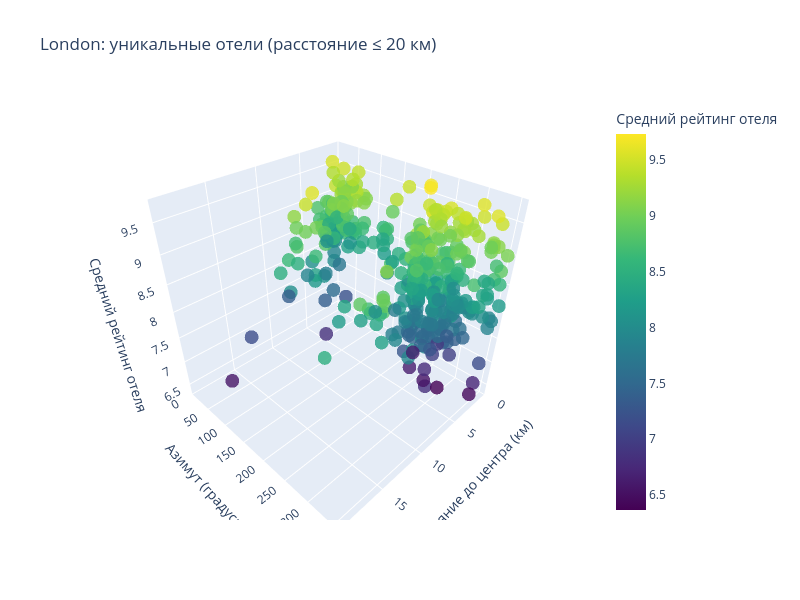
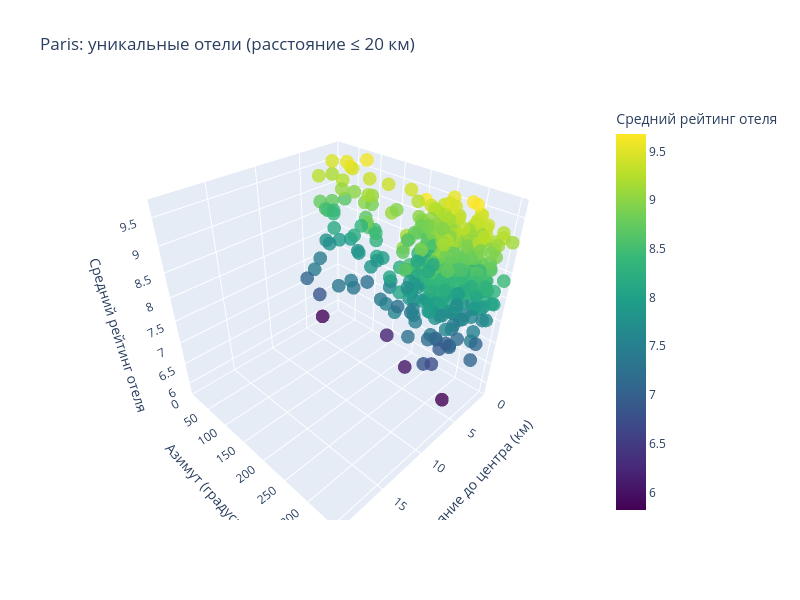
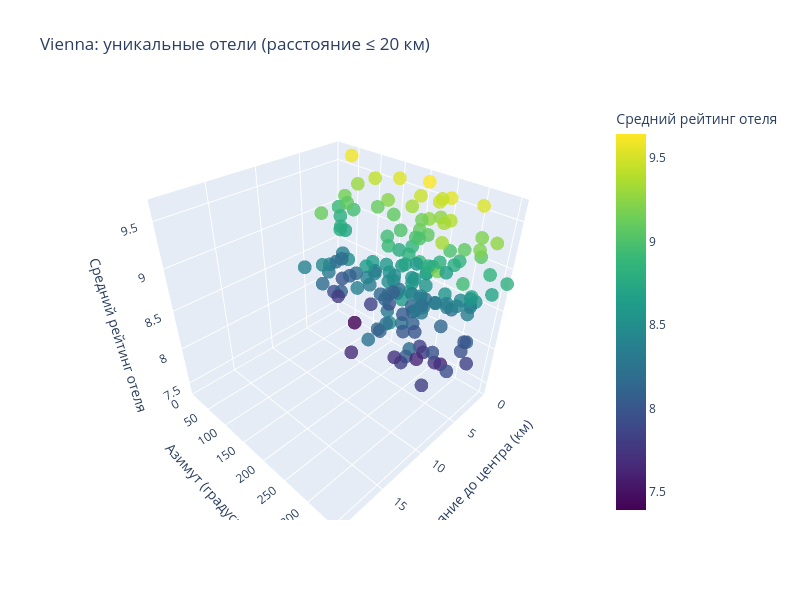
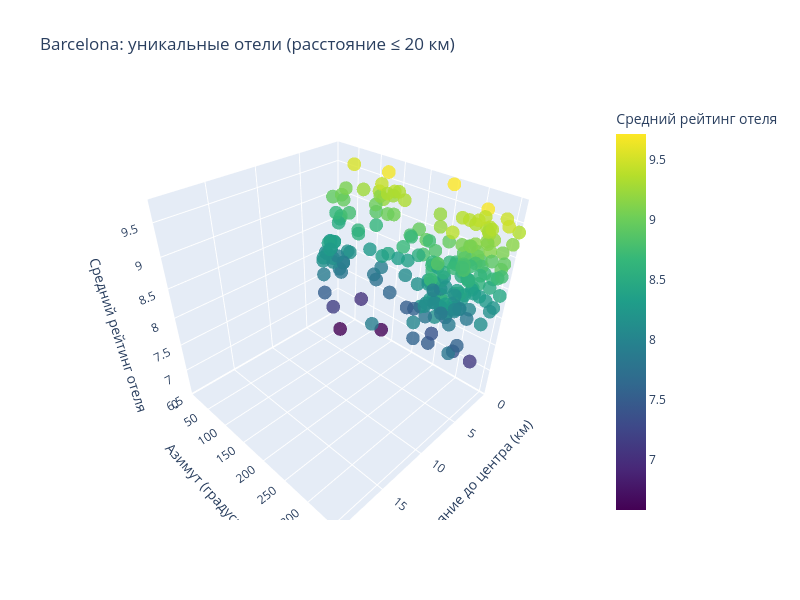

Notebook code cell kept with these figures, in order:
### Markdown cell above
**Теперь визуализируем на 3д диаграмме средний рейтинг отеля, и его положение относительно центра города**

### Code cell
import numpy as np

# 1. Агрегация по отелю
hotel_agg = hotels_df.groupby(['hotel_name', 'city']).agg({
    'lat': 'first',
    'lng': 'first',
    'distance_to_center_km': 'first',
    'azimuth_from_center': 'first',
    'reviewer_score': 'mean'
}).reset_index()

# 2. Округление азимута до 0.5°
hotel_agg['azimuth_from_center'] = (hotel_agg['azimuth_from_center'] * 2).round() / 2

# 3. Фильтрация по расстоянию
max_distance = 20
df_plot = hotel_agg[hotel_agg['distance_to_center_km'] <= max_distance].copy()

# 4. Визуализация по городам
cities = df_plot['city'].unique()

for city in cities:
    city_data = df_plot[df_plot['city'] == city]
    if city_data.empty:
        continue
        
    fig = px.scatter_3d(
        city_data,
        x='distance_to_center_km',
        y='azimuth_from_center',
        z='reviewer_score',
        color='reviewer_score',
        color_continuous_scale='Viridis',
        title=f'{city}: уникальные отели (расстояние ≤ {max_distance} км)',
        labels={
            'distance_to_center_km': 'Расстояние до центра (км)',
            'azimuth_from_center': 'Азимут (градусы)',
            'reviewer_score': 'Средний рейтинг отеля'
        },
        opacity=0.8,
        width=800,
        height=600
    )
    
    fig.update_layout(
        scene=dict(
            xaxis=dict(range=[0, max_distance]),
            yaxis=dict(range=[0, 360])
        )
    )
    
    fig.show()

### Figure 1 — Plotly figure (JSON) as saved in the notebook; plotly's stock layout.template omitted (floating-point values rounded to 4 significant figures; data arrays with more than 128 entries replaced by an {"elided": "..."} marker saying what was removed)
{"data": [{"hovertemplate": "Расстояние до центра (км)=%{x}<br>Азимут (градусы)=%{y}<br>Средний рейтинг отеля=%{marker.color}<extra></extra>", "legendgroup": "", "marker": {"color": {"elided": "400 float values"}, "coloraxis": "coloraxis", "opacity": 0.8, "symbol": "circle"}, "mode": "markers", "name": "", "scene": "scene", "showlegend": false, "type": "scatter3d", "x": {"elided": "400 float values"}, "y": {"elided": "400 float values"}, "z": {"elided": "400 float values"}}], "layout": {"coloraxis": {"colorbar": {"title": {"text": "Средний рейтинг отеля"}}, "colorscale": [[0, "#440154"], [0.1111, "#482878"], [0.2222, "#3e4989"], [0.3333, "#31688e"], [0.4444, "#26828e"], [0.5556, "#1f9e89"], [0.6667, "#35b779"], [0.7778, "#6ece58"], [0.8889, "#b5de2b"], [1, "#fde725"]]}, "height": 600, "legend": {"tracegroupgap": 0}, "scene": {"domain": {"x": [0, 1], "y": [0, 1]}, "xaxis": {"range": [0, 20], "title": {"text": "Расстояние до центра (км)"}}, "yaxis": {"range": [0, 360], "title": {"text": "Азимут (градусы)"}}, "zaxis": {"title": {"text": "Средний рейтинг отеля"}}}, "title": {"text": "London: уникальные отели (расстояние ≤ 20 км)"}, "width": 800}}

### Figure 2 — Plotly figure (JSON) as saved in the notebook; plotly's stock layout.template omitted (floating-point values rounded to 4 significant figures; data arrays with more than 128 entries replaced by an {"elided": "..."} marker saying what was removed)
{"data": [{"hovertemplate": "Расстояние до центра (км)=%{x}<br>Азимут (градусы)=%{y}<br>Средний рейтинг отеля=%{marker.color}<extra></extra>", "legendgroup": "", "marker": {"color": {"elided": "458 float values"}, "coloraxis": "coloraxis", "opacity": 0.8, "symbol": "circle"}, "mode": "markers", "name": "", "scene": "scene", "showlegend": false, "type": "scatter3d", "x": {"elided": "458 float values"}, "y": {"elided": "458 float values"}, "z": {"elided": "458 float values"}}], "layout": {"coloraxis": {"colorbar": {"title": {"text": "Средний рейтинг отеля"}}, "colorscale": [[0, "#440154"], [0.1111, "#482878"], [0.2222, "#3e4989"], [0.3333, "#31688e"], [0.4444, "#26828e"], [0.5556, "#1f9e89"], [0.6667, "#35b779"], [0.7778, "#6ece58"], [0.8889, "#b5de2b"], [1, "#fde725"]]}, "height": 600, "legend": {"tracegroupgap": 0}, "scene": {"domain": {"x": [0, 1], "y": [0, 1]}, "xaxis": {"range": [0, 20], "title": {"text": "Расстояние до центра (км)"}}, "yaxis": {"range": [0, 360], "title": {"text": "Азимут (градусы)"}}, "zaxis": {"title": {"text": "Средний рейтинг отеля"}}}, "title": {"text": "Paris: уникальные отели (расстояние ≤ 20 км)"}, "width": 800}}

### Figure 3 — Plotly figure (JSON) as saved in the notebook; plotly's stock layout.template omitted (floating-point values rounded to 4 significant figures; data arrays with more than 128 entries replaced by an {"elided": "..."} marker saying what was removed)
{"data": [{"hovertemplate": "Расстояние до центра (км)=%{x}<br>Азимут (градусы)=%{y}<br>Средний рейтинг отеля=%{marker.color}<extra></extra>", "legendgroup": "", "marker": {"color": {"elided": "157 float values"}, "coloraxis": "coloraxis", "opacity": 0.8, "symbol": "circle"}, "mode": "markers", "name": "", "scene": "scene", "showlegend": false, "type": "scatter3d", "x": {"elided": "157 float values"}, "y": {"elided": "157 float values"}, "z": {"elided": "157 float values"}}], "layout": {"coloraxis": {"colorbar": {"title": {"text": "Средний рейтинг отеля"}}, "colorscale": [[0, "#440154"], [0.1111, "#482878"], [0.2222, "#3e4989"], [0.3333, "#31688e"], [0.4444, "#26828e"], [0.5556, "#1f9e89"], [0.6667, "#35b779"], [0.7778, "#6ece58"], [0.8889, "#b5de2b"], [1, "#fde725"]]}, "height": 600, "legend": {"tracegroupgap": 0}, "scene": {"domain": {"x": [0, 1], "y": [0, 1]}, "xaxis": {"range": [0, 20], "title": {"text": "Расстояние до центра (км)"}}, "yaxis": {"range": [0, 360], "title": {"text": "Азимут (градусы)"}}, "zaxis": {"title": {"text": "Средний рейтинг отеля"}}}, "title": {"text": "Vienna: уникальные отели (расстояние ≤ 20 км)"}, "width": 800}}

### Figure 4 — Plotly figure (JSON) as saved in the notebook; plotly's stock layout.template omitted (floating-point values rounded to 4 significant figures; data arrays with more than 128 entries replaced by an {"elided": "..."} marker saying what was removed)
{"data": [{"hovertemplate": "Расстояние до центра (км)=%{x}<br>Азимут (градусы)=%{y}<br>Средний рейтинг отеля=%{marker.color}<extra></extra>", "legendgroup": "", "marker": {"color": {"elided": "210 float values"}, "coloraxis": "coloraxis", "opacity": 0.8, "symbol": "circle"}, "mode": "markers", "name": "", "scene": "scene", "showlegend": false, "type": "scatter3d", "x": {"elided": "210 float values"}, "y": {"elided": "210 float values"}, "z": {"elided": "210 float values"}}], "layout": {"coloraxis": {"colorbar": {"title": {"text": "Средний рейтинг отеля"}}, "colorscale": [[0, "#440154"], [0.1111, "#482878"], [0.2222, "#3e4989"], [0.3333, "#31688e"], [0.4444, "#26828e"], [0.5556, "#1f9e89"], [0.6667, "#35b779"], [0.7778, "#6ece58"], [0.8889, "#b5de2b"], [1, "#fde725"]]}, "height": 600, "legend": {"tracegroupgap": 0}, "scene": {"domain": {"x": [0, 1], "y": [0, 1]}, "xaxis": {"range": [0, 20], "title": {"text": "Расстояние до центра (км)"}}, "yaxis": {"range": [0, 360], "title": {"text": "Азимут (градусы)"}}, "zaxis": {"title": {"text": "Средний рейтинг отеля"}}}, "title": {"text": "Barcelona: уникальные отели (расстояние ≤ 20 км)"}, "width": 800}}
